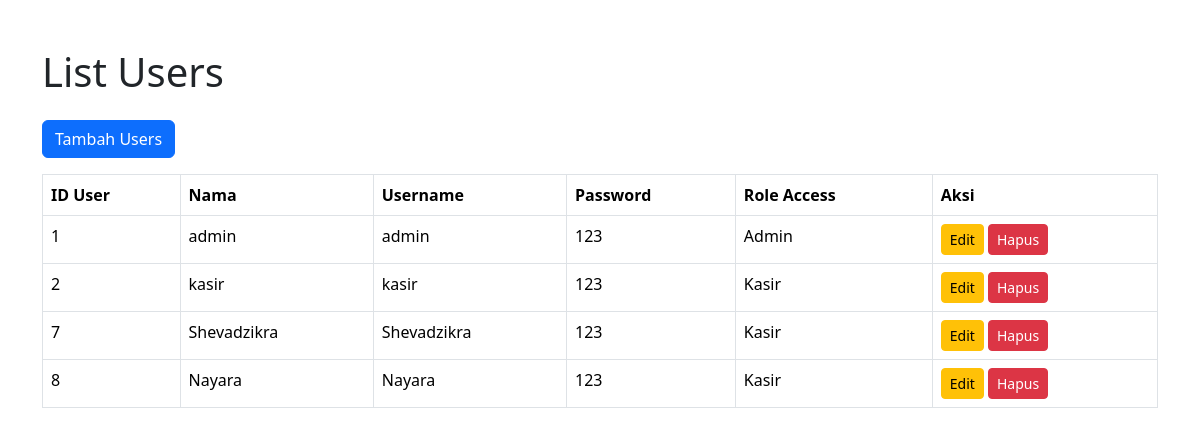
Screenshot of /users/index.php (signed in) with the database file from the repository.
### tables this page shows
CREATE TABLE `users` (
  `id_user` int(11) NOT NULL,
  `nama` varchar(100) NOT NULL,
  `username` varchar(100) NOT NULL,
  `password` varchar(100) NOT NULL,
  `role_id` int(11) NOT NULL
);

CREATE TABLE `role` (
  `id_role` int(11) NOT NULL,
  `nama` varchar(100) NOT NULL
);

### users/index.php (the view, shortened to what this page needs)
<?php
include '../config.php';
$view = $koneksi->query("SELECT u.*, r.nama as nama_role FROM
users as u INNER JOIN role as r ON u.role_id=r.id_role");
?>
<!DOCTYPE html>
<html lang="en">
<head>
    <link href="https://cdn.jsdelivr.net/npm/bootstrap@5.3.3/dist/css/bootstrap.min.css" rel="stylesheet">
</head>
<body>
    <div class="container mt-5">
        <h1 class="mb-4">List Users</h1>
        <a href="./user_add.php" class="btn btn-primary mb-3">Tambah Users</a>
        <table class="table table-bordered">
            <thead>
                <tr>
                    <th>ID User</th>
                    <th>Nama</th>
                    <th>Username</th>
                    <th>Password</th>
                    <th>Role Access</th>
                    <th>Aksi</th>
                </tr>
            </thead>
            <tbody>
                <?php while ($row = $view->fetch_array()) { ?>
                    <tr>
                        <td><?= $row['id_user'] ?></td>
                        <td><?= $row['nama'] ?></td>
                        <td><?= $row['username'] ?></td>
                        <td><?= $row['password'] ?></td>
                        <td><?= $row['nama_role'] ?></td>
                        <td>
                            <a href="./user_edit.php?id=<?=$row['id_user']?>" class="btn btn-sm btn-warning">Edit</a>
                            <a href="./user_delete.php?id=<?=$row['id_user']?>" class="btn btn-sm btn-danger">Hapus</a>
                        </td>
                    </tr>
                <?php } ?>
            </tbody>
        </table>
    </div>
</body>
</html>

### rows the page displays
users: id_user "1", nama "admin", username "admin", password "123", role.nama "Admin"
users: id_user "2", nama "kasir", username "kasir", password "123", role.nama "Kasir"
users: id_user "7", nama "Shevadzikra", username "Shevadzikra", password "123", role.nama "Kasir"
users: id_user "8", nama "Nayara", username "Nayara", password "123", role.nama "Kasir"
